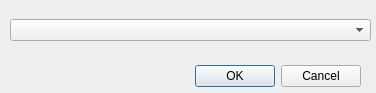
<?xml version="1.0" encoding="UTF-8"?>
<ui version="4.0">
 <class>Dialog</class>
 <widget class="QDialog" name="Dialog">
  <property name="geometry">
   <rect>
    <x>0</x>
    <y>0</y>
    <width>376</width>
    <height>93</height>
   </rect>
  </property>
  <property name="windowTitle">
   <string>Theme</string>
  </property>
  <widget class="QDialogButtonBox" name="buttonBox">
   <property name="geometry">
    <rect>
     <x>20</x>
     <y>60</y>
     <width>341</width>
     <height>32</height>
    </rect>
   </property>
   <property name="orientation">
    <enum>Qt::Horizontal</enum>
   </property>
   <property name="standardButtons">
    <set>QDialogButtonBox::Cancel|QDialogButtonBox::Ok</set>
   </property>
  </widget>
  <widget class="QWidget" name="gridLayoutWidget">
   <property name="geometry">
    <rect>
     <x>10</x>
     <y>10</y>
     <width>361</width>
     <height>41</height>
    </rect>
   </property>
   <layout class="QGridLayout" name="gridLayout">
    <item row="0" column="0">
     <widget class="QComboBox" name="comboStyle">
      <property name="toolTip">
       <string>Theme</string>
      </property>
      <property name="statusTip">
       <string>Theme</string>
      </property>
     </widget>
    </item>
   </layout>
  </widget>
 </widget>
 <resources/>
 <connections>
  <connection>
   <sender>buttonBox</sender>
   <signal>accepted()</signal>
   <receiver>Dialog</receiver>
   <slot>accept()</slot>
   <hints>
    <hint type="sourcelabel">
     <x>248</x>
     <y>254</y>
    </hint>
    <hint type="destinationlabel">
     <x>157</x>
     <y>274</y>
    </hint>
   </hints>
  </connection>
  <connection>
   <sender>buttonBox</sender>
   <signal>rejected()</signal>
   <receiver>Dialog</receiver>
   <slot>reject()</slot>
   <hints>
    <hint type="sourcelabel">
     <x>316</x>
     <y>260</y>
    </hint>
    <hint type="destinationlabel">
     <x>286</x>
     <y>274</y>
    </hint>
   </hints>
  </connection>
 </connections>
</ui>
